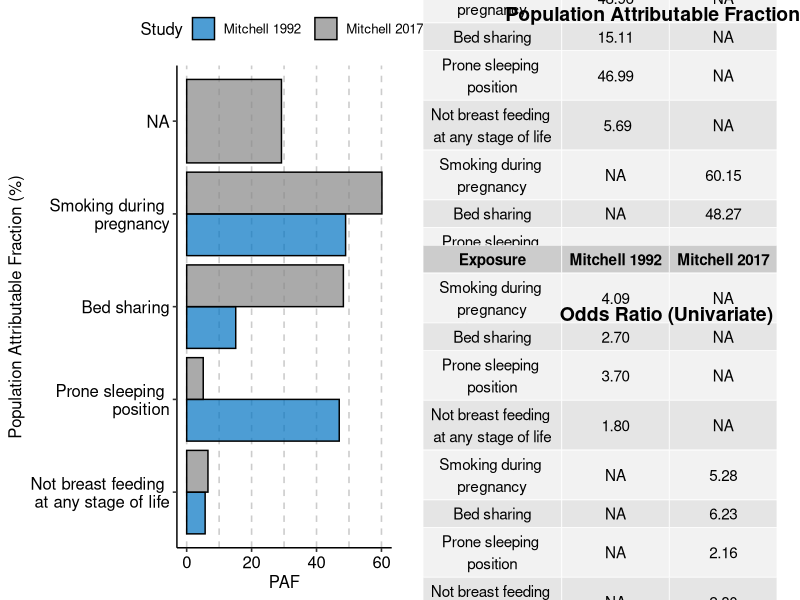

Generate this figure with R:
library(tidyverse)
library(readxl)
library(magrittr)
library(ggpubr)

paf <- read_excel(here::here("data", "risk-factors.xlsx"), 
                         sheet = "PAF")

paf %<>%
  mutate(Exposure = case_when(
    Exposure == "Not breast feeding at any stage of life" ~
    "Not breast feeding \nat any stage of life",
    Exposure == "Prone sleeping position" ~ "Prone sleeping \nposition",
    Exposure == "Smoking during pregnancy" ~ "Smoking during \npregnancy",
    TRUE ~ Exposure))

order <- c("Not breast feeding \nat any stage of life", "Prone sleeping \nposition",
           "Bed sharing", "Smoking during \npregnancy")

paf$Exposure <- factor(paf$Exposure, levels = order)

paf_plot <- ggplot(data = paf) +
  geom_bar(aes(x = PAF, y = Exposure, fill = Study), 
           alpha = 0.7, color = "black",
           stat = "identity", position = "dodge") +
  scale_fill_manual(values = c("#0073C2FF", "#868686FF")) +
  scale_color_manual(values = c("#0073C2FF", "#868686FF")) +
  ylab("Population Attributable Fraction (%)") +
  theme_pubr() +
  theme(panel.grid.major.x = element_line(color = "grey80",
                                          linetype = "dashed"),
        panel.grid.minor.x = element_line(color = "grey80",
                                          linetype = "dashed"))

paf_table <- paf %>%
  select(-c("OR", "pc")) %>%
  pivot_wider(names_from = Study, values_from = "PAF") %>%
  select("Exposure", "Mitchell 1992", "Mitchell 2017") %>%
  mutate_if(is.numeric, round, digits = 2)

or_table <- paf %>%
  select(-c("PAF", "pc")) %>%
  pivot_wider(names_from = Study, values_from = "OR") %>%
  select("Exposure", "Mitchell 1992", "Mitchell 2017") %>%
  mutate_if(is.numeric, round, digits = 2)


paf_table_p <- ggtexttable(paf_table, rows = NULL, 
            theme = ttheme("default"))

or_table_p <- ggtexttable(or_table, rows = NULL, 
                           theme = ttheme("default"))

ggarrange(paf_plot, 
          ggarrange(paf_table_p, or_table_p, 
                    nrow = 2,
                    labels = c("Population Attributable Fraction (%)",
                               "Odds Ratio (Univariate)"),
                    hjust = c(-0.32, -0.75)),
          ncol = 2)

